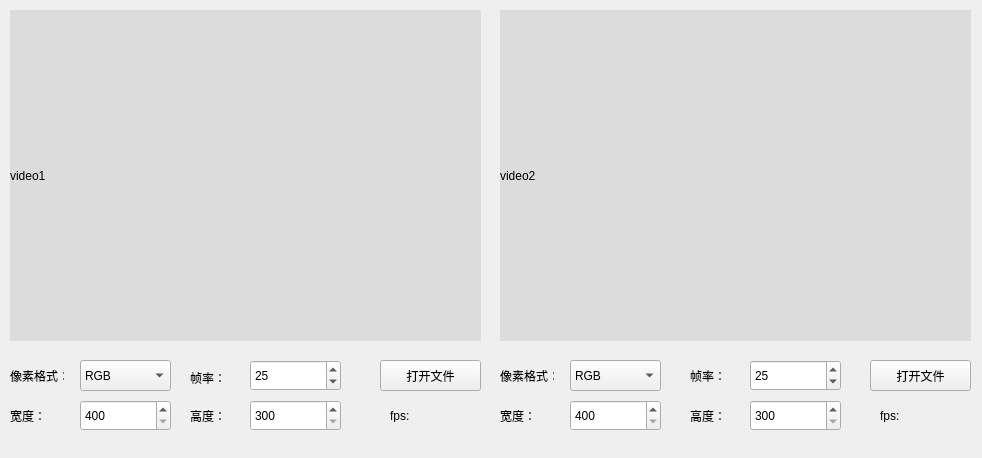
<?xml version="1.0" encoding="UTF-8"?>
<ui version="4.0">
 <class>ZPlayerClass</class>
 <widget class="QWidget" name="ZPlayerClass">
  <property name="geometry">
   <rect>
    <x>0</x>
    <y>0</y>
    <width>982</width>
    <height>458</height>
   </rect>
  </property>
  <property name="windowTitle">
   <string>ZPlayer</string>
  </property>
  <widget class="QLabel" name="videoLabel1">
   <property name="geometry">
    <rect>
     <x>10</x>
     <y>10</y>
     <width>471</width>
     <height>331</height>
    </rect>
   </property>
   <property name="styleSheet">
    <string notr="true">background-color: rgb(220, 220, 220);</string>
   </property>
   <property name="text">
    <string>video1</string>
   </property>
  </widget>
  <widget class="QLabel" name="videoLabel2">
   <property name="geometry">
    <rect>
     <x>500</x>
     <y>10</y>
     <width>471</width>
     <height>331</height>
    </rect>
   </property>
   <property name="styleSheet">
    <string notr="true">background-color: rgb(220, 220, 220);</string>
   </property>
   <property name="text">
    <string>video2</string>
   </property>
  </widget>
  <widget class="QPushButton" name="openFileBtn1">
   <property name="geometry">
    <rect>
     <x>380</x>
     <y>360</y>
     <width>101</width>
     <height>31</height>
    </rect>
   </property>
   <property name="text">
    <string>打开文件</string>
   </property>
  </widget>
  <widget class="QComboBox" name="formatCombo1">
   <property name="geometry">
    <rect>
     <x>80</x>
     <y>360</y>
     <width>91</width>
     <height>31</height>
    </rect>
   </property>
   <item>
    <property name="text">
     <string>RGB</string>
    </property>
   </item>
   <item>
    <property name="text">
     <string>RGBA</string>
    </property>
   </item>
   <item>
    <property name="text">
     <string>ARGB</string>
    </property>
   </item>
   <item>
    <property name="text">
     <string>BGRA</string>
    </property>
   </item>
   <item>
    <property name="text">
     <string>YUV420P</string>
    </property>
   </item>
  </widget>
  <widget class="QSpinBox" name="fpsSpinBox1">
   <property name="geometry">
    <rect>
     <x>250</x>
     <y>360</y>
     <width>91</width>
     <height>31</height>
    </rect>
   </property>
   <property name="maximum">
    <number>200</number>
   </property>
   <property name="value">
    <number>25</number>
   </property>
  </widget>
  <widget class="QLabel" name="label">
   <property name="geometry">
    <rect>
     <x>10</x>
     <y>370</y>
     <width>54</width>
     <height>12</height>
    </rect>
   </property>
   <property name="text">
    <string>像素格式：</string>
   </property>
  </widget>
  <widget class="QLabel" name="label_2">
   <property name="geometry">
    <rect>
     <x>190</x>
     <y>370</y>
     <width>41</width>
     <height>16</height>
    </rect>
   </property>
   <property name="text">
    <string>帧率：</string>
   </property>
  </widget>
  <widget class="QSpinBox" name="fpsSpinBox2">
   <property name="geometry">
    <rect>
     <x>750</x>
     <y>360</y>
     <width>91</width>
     <height>31</height>
    </rect>
   </property>
   <property name="maximum">
    <number>200</number>
   </property>
   <property name="value">
    <number>25</number>
   </property>
  </widget>
  <widget class="QPushButton" name="openFileBtn2">
   <property name="geometry">
    <rect>
     <x>870</x>
     <y>360</y>
     <width>101</width>
     <height>31</height>
    </rect>
   </property>
   <property name="text">
    <string>打开文件</string>
   </property>
  </widget>
  <widget class="QComboBox" name="formatCombo2">
   <property name="geometry">
    <rect>
     <x>570</x>
     <y>360</y>
     <width>91</width>
     <height>31</height>
    </rect>
   </property>
   <item>
    <property name="text">
     <string>RGB</string>
    </property>
   </item>
   <item>
    <property name="text">
     <string>RGBA</string>
    </property>
   </item>
   <item>
    <property name="text">
     <string>ARGB</string>
    </property>
   </item>
   <item>
    <property name="text">
     <string>BGRA</string>
    </property>
   </item>
   <item>
    <property name="text">
     <string>YUV420P</string>
    </property>
   </item>
  </widget>
  <widget class="QLabel" name="label_3">
   <property name="geometry">
    <rect>
     <x>690</x>
     <y>370</y>
     <width>54</width>
     <height>12</height>
    </rect>
   </property>
   <property name="text">
    <string>帧率：</string>
   </property>
  </widget>
  <widget class="QLabel" name="label_4">
   <property name="geometry">
    <rect>
     <x>500</x>
     <y>370</y>
     <width>54</width>
     <height>12</height>
    </rect>
   </property>
   <property name="text">
    <string>像素格式：</string>
   </property>
  </widget>
  <widget class="QLabel" name="label_5">
   <property name="geometry">
    <rect>
     <x>10</x>
     <y>410</y>
     <width>54</width>
     <height>12</height>
    </rect>
   </property>
   <property name="text">
    <string>宽度：</string>
   </property>
  </widget>
  <widget class="QSpinBox" name="widthSpinBox1">
   <property name="geometry">
    <rect>
     <x>80</x>
     <y>400</y>
     <width>91</width>
     <height>31</height>
    </rect>
   </property>
   <property name="minimum">
    <number>400</number>
   </property>
   <property name="maximum">
    <number>1920</number>
   </property>
  </widget>
  <widget class="QSpinBox" name="heightSpinBox1">
   <property name="geometry">
    <rect>
     <x>250</x>
     <y>400</y>
     <width>91</width>
     <height>31</height>
    </rect>
   </property>
   <property name="minimum">
    <number>300</number>
   </property>
   <property name="maximum">
    <number>1080</number>
   </property>
  </widget>
  <widget class="QLabel" name="label_6">
   <property name="geometry">
    <rect>
     <x>190</x>
     <y>410</y>
     <width>54</width>
     <height>12</height>
    </rect>
   </property>
   <property name="text">
    <string>高度：</string>
   </property>
  </widget>
  <widget class="QSpinBox" name="widthSpinBox2">
   <property name="geometry">
    <rect>
     <x>570</x>
     <y>400</y>
     <width>91</width>
     <height>31</height>
    </rect>
   </property>
   <property name="minimum">
    <number>400</number>
   </property>
   <property name="maximum">
    <number>1920</number>
   </property>
  </widget>
  <widget class="QLabel" name="label_7">
   <property name="geometry">
    <rect>
     <x>500</x>
     <y>410</y>
     <width>54</width>
     <height>12</height>
    </rect>
   </property>
   <property name="text">
    <string>宽度：</string>
   </property>
  </widget>
  <widget class="QLabel" name="label_8">
   <property name="geometry">
    <rect>
     <x>690</x>
     <y>410</y>
     <width>54</width>
     <height>12</height>
    </rect>
   </property>
   <property name="text">
    <string>高度：</string>
   </property>
  </widget>
  <widget class="QSpinBox" name="heightSpinBox2">
   <property name="geometry">
    <rect>
     <x>750</x>
     <y>400</y>
     <width>91</width>
     <height>31</height>
    </rect>
   </property>
   <property name="minimum">
    <number>300</number>
   </property>
   <property name="maximum">
    <number>1080</number>
   </property>
  </widget>
  <widget class="QLabel" name="fpsLabel1">
   <property name="geometry">
    <rect>
     <x>390</x>
     <y>410</y>
     <width>54</width>
     <height>12</height>
    </rect>
   </property>
   <property name="styleSheet">
    <string notr="true">background:transparent;</string>
   </property>
   <property name="text">
    <string>fps:</string>
   </property>
  </widget>
  <widget class="QLabel" name="fpsLabel2">
   <property name="geometry">
    <rect>
     <x>880</x>
     <y>410</y>
     <width>54</width>
     <height>12</height>
    </rect>
   </property>
   <property name="styleSheet">
    <string notr="true">background:transparent;</string>
   </property>
   <property name="text">
    <string>fps:</string>
   </property>
  </widget>
 </widget>
 <layoutdefault spacing="6" margin="11"/>
 <resources>
  <include location="zplayer.qrc"/>
 </resources>
 <connections/>
</ui>
